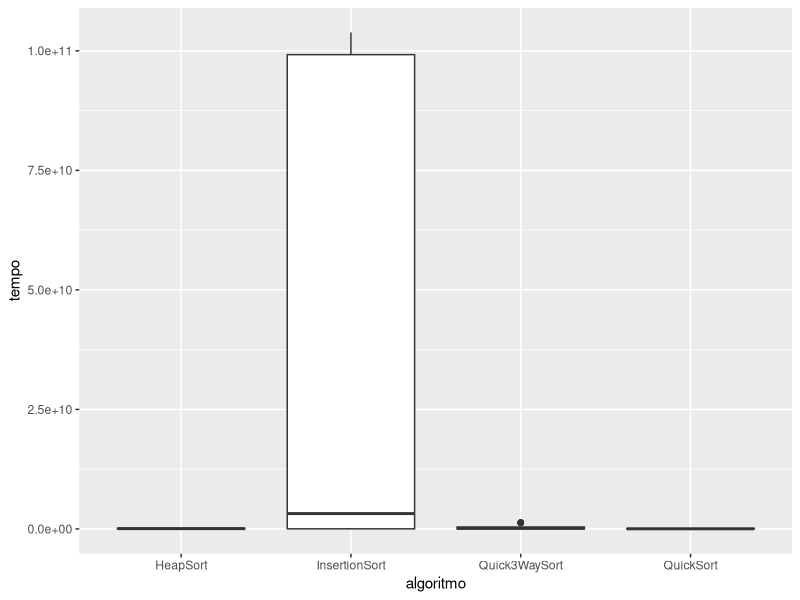
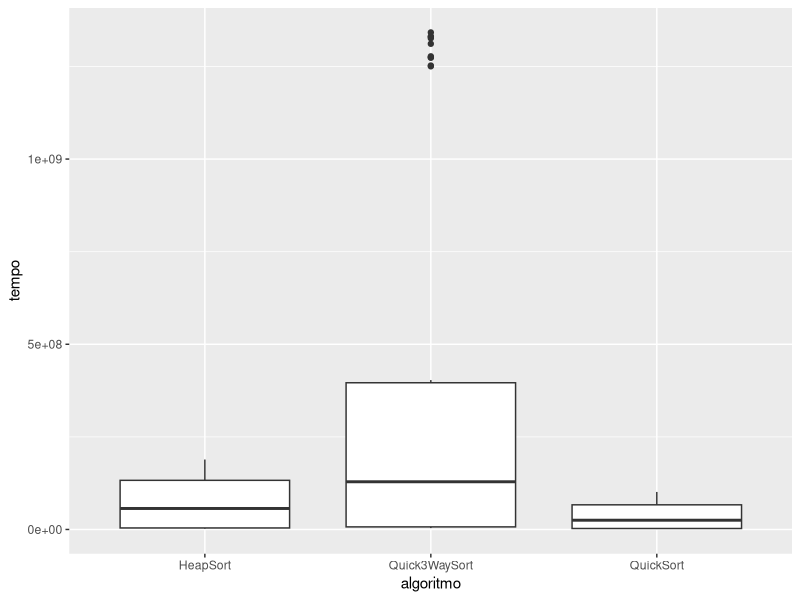
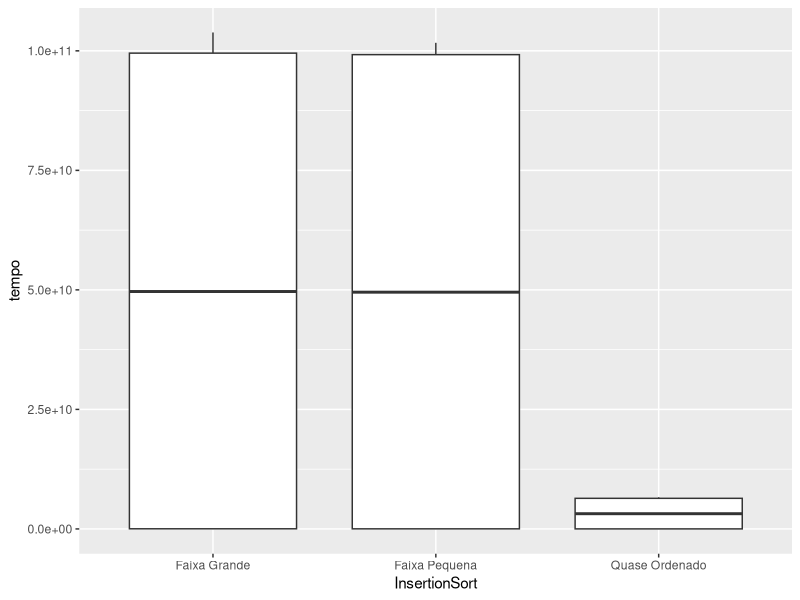
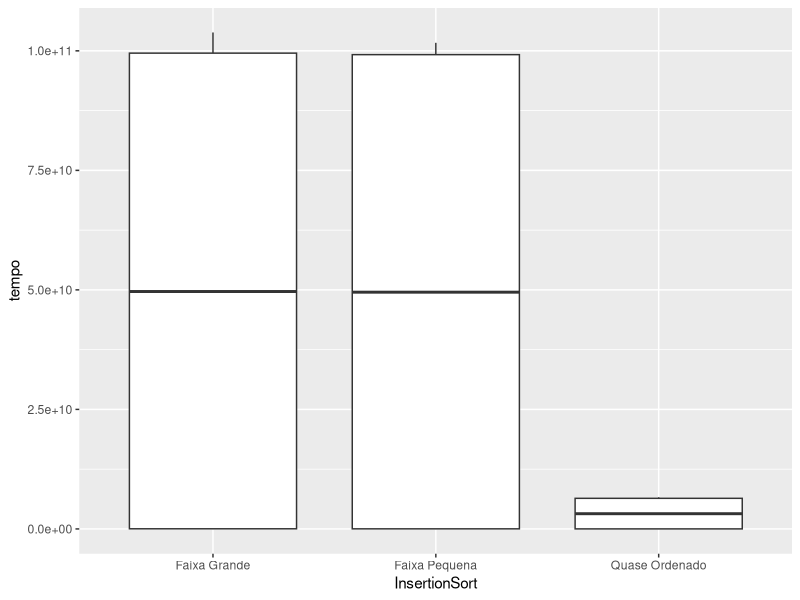
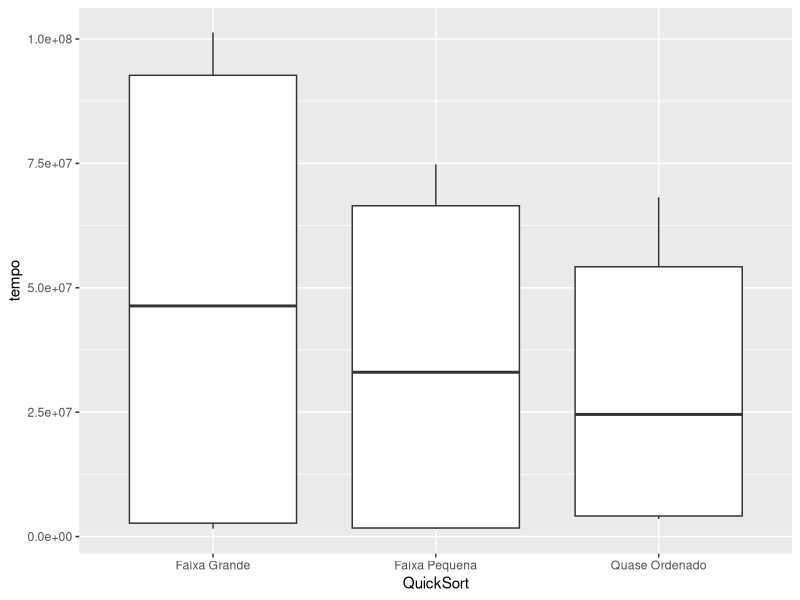
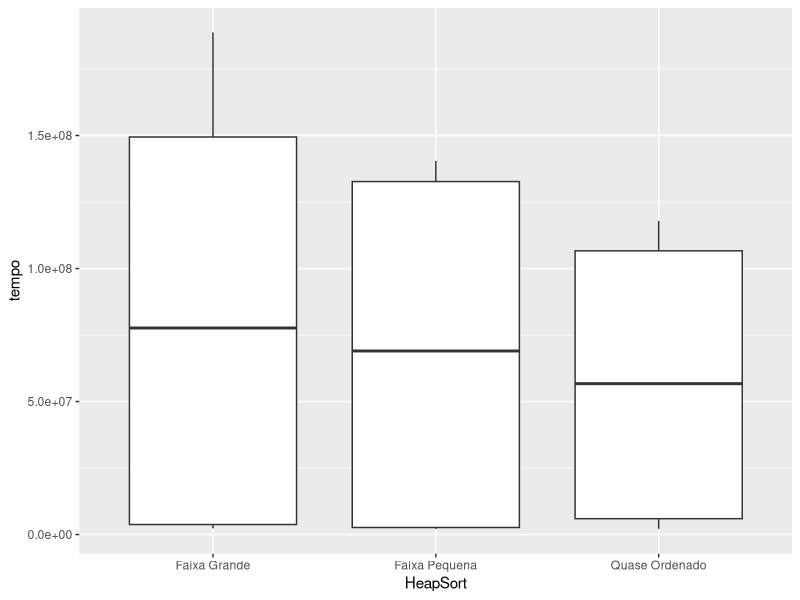
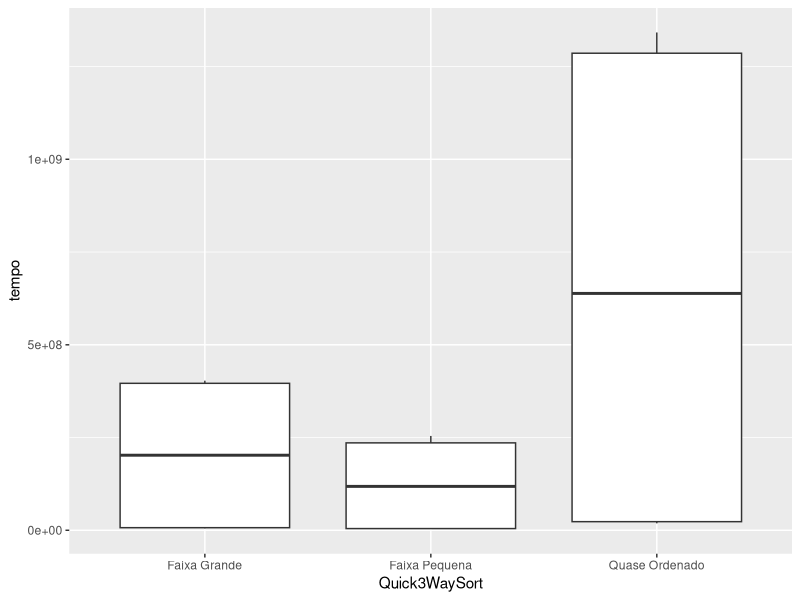
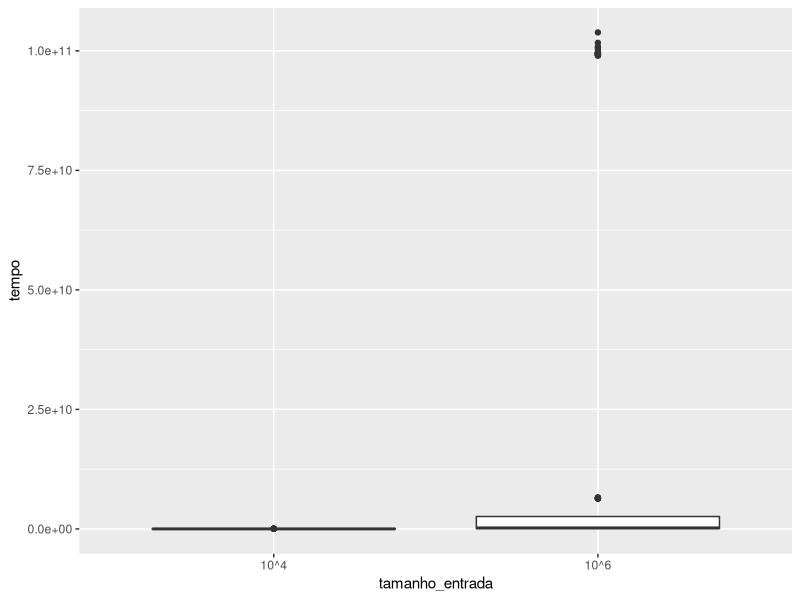

Source code (R) for these figures, in order:
library(tidyverse)

heap <- read_csv("dados/output.csv", col_names = FALSE)
insertion <- read_csv("dados/output1.csv", col_names = FALSE)
quick <- read_csv("dados/output2.csv", col_names = FALSE)
quick3 <- read_csv("dados/output3.csv", col_names = FALSE)

dados <- rbind(heap, quick, quick3, insertion) %>%
  mutate(algoritmo = X1) %>%
  mutate(tempo = X3) %>%
  mutate(tempoSeg = tempo / 10**9) %>%
  mutate(tipo_entrada = ifelse(grepl("quase_ordenado", X2), "Quase Ordenado", 
                               ifelse(grepl("faixa_pequena", X2), "Faixa Pequena", "Faixa Grande"))) %>%
  mutate(tamanho_entrada = ifelse(grepl("10a6", X2), "10^6", "10^4")) %>%
  mutate(X1 = NULL) %>%
  mutate(X2 = NULL) %>%
  mutate(X3 = NULL)

ggplot(data = dados, aes(x = algoritmo, y = tempo)) +
  geom_boxplot()

ggplot(data = dados %>% subset(algoritmo != "InsertionSort"), aes(x = algoritmo, y = tempo)) +
  geom_boxplot()

ggplot(data = dados %>% subset(algoritmo == "InsertionSort"), aes(x = tipo_entrada, y = tempo)) +
  geom_boxplot() +
  xlab("InsertionSort")

ggplot(data = dados %>% subset(algoritmo == "InsertionSort"), aes(x = tipo_entrada, y = tempo)) +
  geom_boxplot() +
  xlab("InsertionSort")

ggplot(data = dados %>% subset(algoritmo == "QuickSort"), aes(x = tipo_entrada, y = tempo)) +
  geom_boxplot() +
  xlab("QuickSort")

ggplot(data = dados %>% subset(algoritmo == "HeapSort"), aes(x = tipo_entrada, y = tempo)) +
  geom_boxplot() +
  xlab("HeapSort")

ggplot(data = dados %>% subset(algoritmo == "Quick3WaySort"), aes(x = tipo_entrada, y = tempo)) +
  geom_boxplot() +
  xlab("Quick3WaySort")

ggplot(data = dados, aes(x = tamanho_entrada, y = tempo)) +
  geom_boxplot()

ggplot(data = dados %>% subset(algoritmo == "InsertionSort"), aes(x = tamanho_entrada, y = tempo)) +
  geom_boxplot() +
  xlab("InsertionSort")

ggplot(data = dados %>% subset(algoritmo == "QuickSort"), aes(x = tamanho_entrada, y = tempo)) +
         geom_boxplot() +
         xlab("QuickSort")

ggplot(data = dados %>% subset(algoritmo == "HeapSort"), aes(x = tamanho_entrada, y = tempo)) +
  geom_boxplot() +
  xlab("HeapSort")

ggplot(data = dados %>% subset(algoritmo == "Quick3WaySort"), aes(x = tamanho_entrada, y = tempo)) +
  geom_boxplot() +
  xlab("Quick3WaySort")

summary((dados %>% subset(algoritmo == "InsertionSort"))$tempoSeg)
summary((dados %>% subset(algoritmo == "QuickSort"))$tempoSeg)
summary((dados %>% subset(algoritmo == "HeapSort"))$tempoSeg)
summary((dados %>% subset(algoritmo == "Quick3WaySort"))$tempoSeg)


aov <- aov(tempo ~ algoritmo *  tamanho_entrada * tipo_entrada, dados)  
summary(aov)

5.274e+22 + 1.813e+22 + 7.135e+21 + 5.268e+22 + 2.199e+22 + 7.135e+21 + 2.197e+22 + 2.474e+19

soma = 1.818047e+23

algoritmo = 5.274e+22/soma
tamanho = 1.813e+22/soma
tipo = 7.135e+21/soma
algo_tamanho = 5.268e+22/soma
algo_tipo = 2.199e+22/soma
tam_tipo = 7.135e+21/soma
algo_tipo_tam = 2.197e+22/soma
erros = 2.474e+19/soma

ggplot(data = dados, aes(y = tempo, x=tamanho_entrada)) +
  geom_boxplot() +
  facet_wrap(~algoritmo)

ggplot(data = dados, aes(y = tempo, x=tipo_entrada)) +
  geom_boxplot() +
  facet_wrap(~algoritmo)

ggplot(data = dados, aes(y = tempo, x=tipo_entrada)) +
  geom_boxplot() +
  facet_wrap(~tamanho_entrada) +
  facet_wrap(~algoritmo)

######################## Segundo Experimento #################################333


dados2 <- read_csv("dados/saida2.csv")
aov2 <- aov(tempo ~ algoritmo *  tamanho_entrada, dados2)  
summary(aov2)

soma2 <- sum(3.673e+22, 1.236e+22, 3.669e+22, 2.579e+16)
prop_algo <- 3.673e+22/soma2
prop_tam <- 1.236e+22/soma2
prop_algo_tam <- 3.669e+22/soma2
prop_erro <- 2.579e+16/soma2